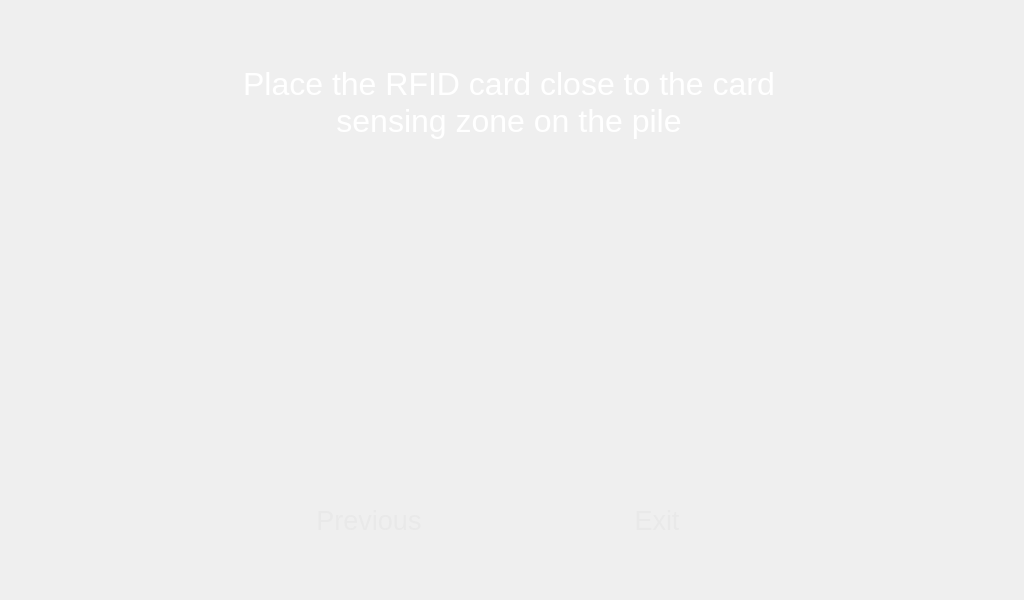
<?xml version="1.0" encoding="UTF-8"?>
<ui version="4.0">
 <class>Form</class>
 <widget class="QWidget" name="Form">
  <property name="geometry">
   <rect>
    <x>0</x>
    <y>0</y>
    <width>1024</width>
    <height>600</height>
   </rect>
  </property>
  <property name="windowTitle">
   <string>Form</string>
  </property>
  <widget class="QLabel" name="label">
   <property name="geometry">
    <rect>
     <x>0</x>
     <y>0</y>
     <width>1024</width>
     <height>600</height>
    </rect>
   </property>
   <property name="text">
    <string/>
   </property>
   <property name="pixmap">
    <pixmap>image/bg_step5.png</pixmap>
   </property>
  </widget>
  <widget class="QLabel" name="label_2">
   <property name="geometry">
    <rect>
     <x>174</x>
     <y>56</y>
     <width>670</width>
     <height>92</height>
    </rect>
   </property>
   <property name="font">
    <font>
     <family>Arial</family>
     <pointsize>24</pointsize>
    </font>
   </property>
   <property name="styleSheet">
    <string notr="true">QLabel {
        color: white;                /* 文字顏色 */
        font-size: 24pt;             /* 字體大小 */
        font-family: &quot;Arial&quot;;
    }
  </string>
   </property>
   <property name="text">
    <string>Place the RFID card close to the card
sensing zone on the pile</string>
   </property>
   <property name="alignment">
    <set>Qt::AlignCenter</set>
   </property>
  </widget>
  <widget class="QLabel" name="label_3">
   <property name="geometry">
    <rect>
     <x>380</x>
     <y>175</y>
     <width>265</width>
     <height>250</height>
    </rect>
   </property>
   <property name="text">
    <string/>
   </property>
   <property name="pixmap">
    <pixmap>image/Group 3.png</pixmap>
   </property>
  </widget>
  <widget class="QPushButton" name="pushButton_previous">
   <property name="geometry">
    <rect>
     <x>270</x>
     <y>485</y>
     <width>198</width>
     <height>70</height>
    </rect>
   </property>
   <property name="font">
    <font>
     <pointsize>20</pointsize>
    </font>
   </property>
   <property name="styleSheet">
    <string notr="true">QPushButton {
        border-image: url(&quot;image/btn_gr_196x70_def.png&quot;) 0 0 0 0 stretch stretch;
        color: #E9E9E9;                /* 文字顏色 */
        font-size: 20pt;             /* 字體大小 */
    }
    QPushButton:pressed {
        border-image: url(&quot;image/btn_gr_196x70_act.png&quot;) 0 0 0 0 stretch stretch;
color: #FFFF00;                /* 文字顏色 */
        font-size: 20pt;             /* 字體大小 */
    }</string>
   </property>
   <property name="text">
    <string>Previous</string>
   </property>
   <property name="iconSize">
    <size>
     <width>198</width>
     <height>70</height>
    </size>
   </property>
   <property name="flat">
    <bool>true</bool>
   </property>
  </widget>
  <widget class="QPushButton" name="pushButton_exit">
   <property name="geometry">
    <rect>
     <x>558</x>
     <y>485</y>
     <width>198</width>
     <height>70</height>
    </rect>
   </property>
   <property name="font">
    <font>
     <pointsize>20</pointsize>
    </font>
   </property>
   <property name="styleSheet">
    <string notr="true">QPushButton {
        border-image: url(&quot;image/btn_196x70_def.png&quot;) 0 0 0 0 stretch stretch;
        color: #E9E9E9;                /* 文字顏色 */
        font-size: 20pt;             /* 字體大小 */
    }
    QPushButton:pressed {
        border-image: url(&quot;image/btn_196x70_act.png&quot;) 0 0 0 0 stretch stretch;
color: #FFFF00;                /* 文字顏色 */
        font-size: 20pt;             /* 字體大小 */
    }</string>
   </property>
   <property name="text">
    <string>Exit</string>
   </property>
   <property name="iconSize">
    <size>
     <width>198</width>
     <height>70</height>
    </size>
   </property>
   <property name="flat">
    <bool>true</bool>
   </property>
  </widget>
 </widget>
 <resources/>
 <connections/>
</ui>
